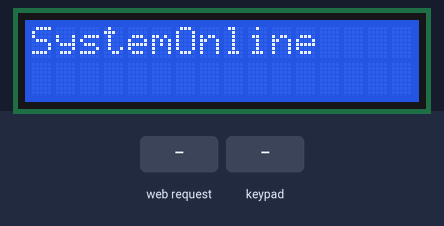
Simulated run of this sketch. Board: Arduino Uno, built with avr-gcc and run on an emulated ATmega328P. On the bench: 16×2 character LCD. The test bench sets the inputs (shaded band). What the sketch prints to the serial monitor is not drawn.

Above: at 1.2 s.
1.3 s: HTTP request GET /?text received
At 1.8 s:
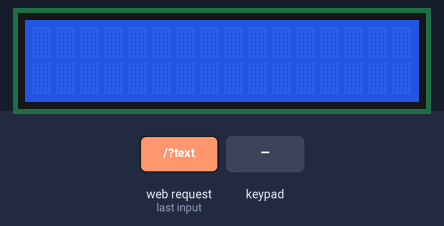
2.8 s: key 'S' pressed
At 3.2 s:
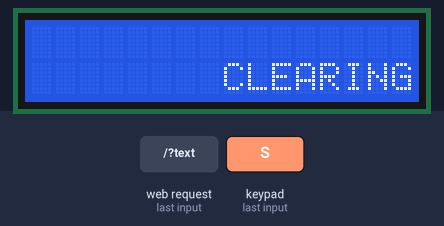
4.8 s: key 'S' pressed
At 5.2 s:
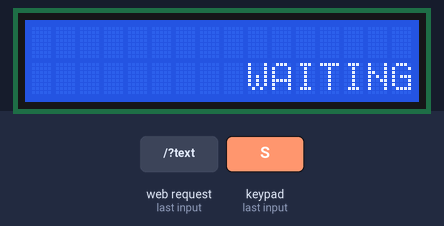
Timing chart, 0 to 7.8 s (numbered marks = the images above; inputs shaded):
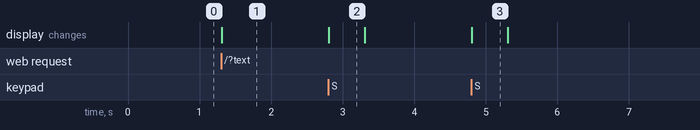

The sketch:

display_text_over_network_v2.ino
```cpp
#include <SPI.h>
#include <Ethernet.h>

#define MaxHeaderLength 47    //maximum length of http header required

#include <Wire.h>
#include <Adafruit_MCP23017.h>
#include <Adafruit_RGBLCDShield.h>
Adafruit_RGBLCDShield lcd = Adafruit_RGBLCDShield();

byte mac[] = {
  0x90, 0xA2, 0xDA, 0x0D, 0x35, 0x70 }; //physical mac address
byte ip[] = {
  10,0,0, 26 };
byte gateway[] = {
  10,0,0, 1 };
byte subnet[] = {
  255, 255, 255, 0 };
EthernetServer server(76); //arduino server port


String inputString = "";         // a string to hold incoming data
boolean stringComplete = false;  // whether the string is complete
String display1= "";
String display2 = "";
String display3 = "";
String display4 = "";
String temp; //this var is used to store the text while displaying clear mode.
int inputStringLength;
boolean button_state = true;
int delay_type;
int top_line = 0; //The top line on the screen, used for scrolling, starts @ 0 like the display
String HttpHeader = String(MaxHeaderLength);
String displayText1 = "1";
String displayText2 = "2";
String displayText3 = "3";
String displayText4 = "4";

void setup(){
  //enable serial monitor
  Serial.begin(9600);
  //start Ethernet
  Ethernet.begin(mac, ip, gateway, subnet);

  //initialize variable
  HttpHeader="";
  displayText1="";
  displayText2="";
  displayText3="";
  displayText4="";

  lcd.begin(16,2);
  lcd.print("SystemOnline");
  Serial.print("System Online");
}

void loop(){
  // Create a client connection
  EthernetClient client = server.available();
  if (client) {
    while (client.connected()) {
      if (client.available()) {

        char c = client.read();
        //read MaxHeaderLength number of characters in the HTTP header
        //discard the rest until \n
        if (HttpHeader.length() < MaxHeaderLength){
          //store characters to string
          HttpHeader = HttpHeader + c; //As I understand it, it's reading the characters one by one and adding them to the string as it goes.
        }

        //if HTTP request has ended
        if (c == '\n') {
          HttpHeader.replace("HTTP/1.1"," "); //This appears at the end of the string, so removing it doesn't mess with the character count
          HttpHeader.replace("+", " ");       //Replacing + signs with actual spaces
          HttpHeader.replace("%2B", "+");     //Replacing character codes with the actual symbols
          HttpHeader.replace("%2F", "/");
          HttpHeader.replace("%21", "!");
          HttpHeader.replace("%3F", "?");
          HttpHeader.replace("%5D", "]");
          HttpHeader.replace("%5B", "[");
          HttpHeader.replace("%3A", ":");
          HttpHeader.replace("%29", ")");
          HttpHeader.replace("%28", "(");
          HttpHeader.replace("%3D", "=");
          HttpHeader.replace("%7E", "~");
          if (HttpHeader.startsWith("GET /?text")){
            displayText1 = HttpHeader.substring(11,27); //Splitting the text among the two lines
            displayText2 = HttpHeader.substring(27,43);
            displayText3 = HttpHeader.substring(43,59);
            displayText4 = HttpHeader.substring(59,75);
          }
          displayText1.trim();
          displayText2.trim();
          displayText3.trim();
          displayText4.trim();
          lcd.clear();
          lcd.print(displayText1);
          lcd.setCursor(0,1);
          lcd.print(displayText2);
          // show the string on the monitor
          Serial.println("displayText1:" + displayText1);
          Serial.println("displayText2:" + displayText2);
          Serial.println("displayText3:" + displayText3);
          Serial.println("displayText4:" + displayText4);
          // start of web page
          client.println("HTTP/1.1 200 OK");
          client.println("Content-Type: text/html");
          client.println("<html><head></head><body>");
          client.println();
          client.print("<form method=get>");
          client.print("Enter in a 32 character string");
          client.print("<input type='text' name=text><br>");
          client.print("<input type=submit value=submit></form>");
          client.print("</body></html>");

          //clearing string for next read
          HttpHeader="";
          //stopping client
          client.stop();
        }
      }
    }

  }

  uint8_t buttons = lcd.readButtons();
  if (buttons & BUTTON_SELECT) {
    if (button_state == true){
      button_state = false; // In false mode, the display will clear after 1 second
      // temp = display2.substring(9,16); //get the text that will be replaced temporarily
      lcd.setCursor(8,1);
      lcd.print("CLEARING");
      delay(500);
      lcd.clear();
      // lcd.print(temp); //put the text that was replaced back
    }
    else {
      button_state = true; // In true mode, the display will wait until the next message
      // temp = display2.substring(10,16); //get the text that will be replaced temporarily
      lcd.setCursor(9,1);
      lcd.print("WAITING");
      delay(500);
      lcd.clear();
      // lcd.print(temp); //put the text that was replaced back
    }
  }

  if (buttons & BUTTON_DOWN) {  //Scrolling down!
    switch(top_line) {
      case 0:  //button is pressed while displaying lines 1 & 2
        top_line = top_line + 1;
        lcd.clear();
        delay(100);
        lcd.setCursor(0,0);
        lcd.print(display2);  //hides line 1, displays lines 2 & 3
        lcd.setCursor(0,1);
        lcd.print(display3);
        break;
      case 1:  //button is pressed while displaying lines 2 & 3
        top_line = top_line + 1;
        lcd.clear();
        delay(100);
        lcd.setCursor(0,0);
        lcd.print(display3);
        lcd.setCursor(0,1);
        lcd.print(display4);
        break;
    }
  }
  if (buttons & BUTTON_UP) {  //Scrolling up!
    switch(top_line) {
      case 2:  //button is pressed while displaying lines 3 & 4
        top_line = top_line - 1;
        lcd.clear();
        delay(100);
        lcd.setCursor(0,0);
        lcd.print(display2);  //hides line 4, displays lines 2 & 3
        lcd.setCursor(0,1);
        lcd.print(display3);
        break;
      case 1:  //button is pressed while displaying lines 2 & 3
        top_line = top_line - 1;
        lcd.clear();
        delay(100);
        lcd.setCursor(0,0);
        lcd.print(display1); // Hides line 3, displays lines 1 & 2
        lcd.setCursor(0,1);
        lcd.print(display2);
        break;
    }
  }
}
```

Measured:
- after the input at 1.3 s, the display: changes at once (image 1)
- after the input at 2.8 s, the display: changes at once (image 2)
- after the input at 4.8 s, the display: changes at once (image 3)
- what the display in image 2 shows lasts 0.5 s, from 2.8 s to 3.3 s
